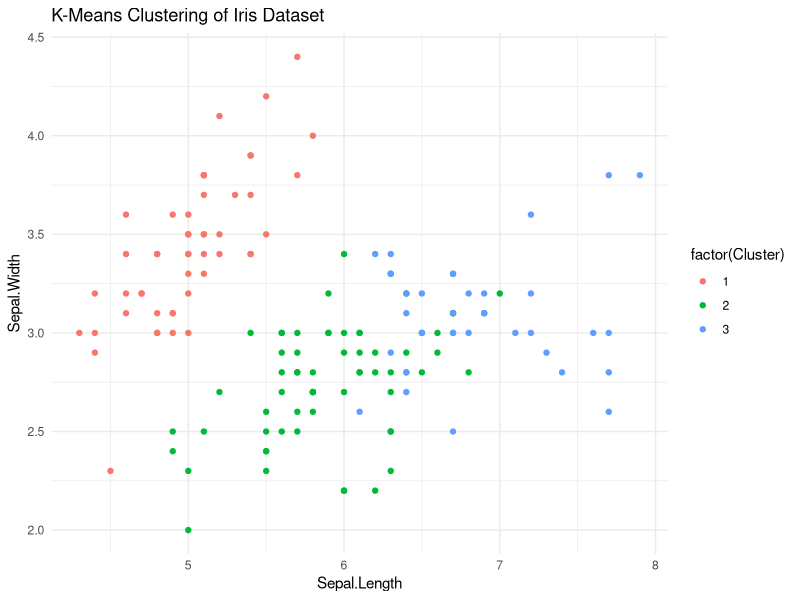

Write R code to recreate this figure.
# Load the Iris dataset (built-in dataset)
data(iris)

# Select the features (exclude the species column)
iris_features <- iris[, 1:4]

# Determine the number of clusters (e.g., 3 clusters)
k <- 3

# Perform k-means clustering
set.seed(123)  # for reproducibility
kmeans_result <- kmeans(iris_features, centers = k)

# View the cluster assignments
cluster_assignments <- kmeans_result$cluster
print(cluster_assignments)

# Visualize the clusters (using the first two features for simplicity)
library(ggplot2)

# Add the cluster assignments to the Iris dataset
iris_with_clusters <- data.frame(iris, Cluster = cluster_assignments)

# Scatter plot of Sepal Length vs. Sepal Width, colored by clusters
ggplot(iris_with_clusters, aes(x = Sepal.Length, y = Sepal.Width, color = factor(Cluster))) +
  geom_point() +
  labs(title = "K-Means Clustering of Iris Dataset") +
  theme_minimal()
